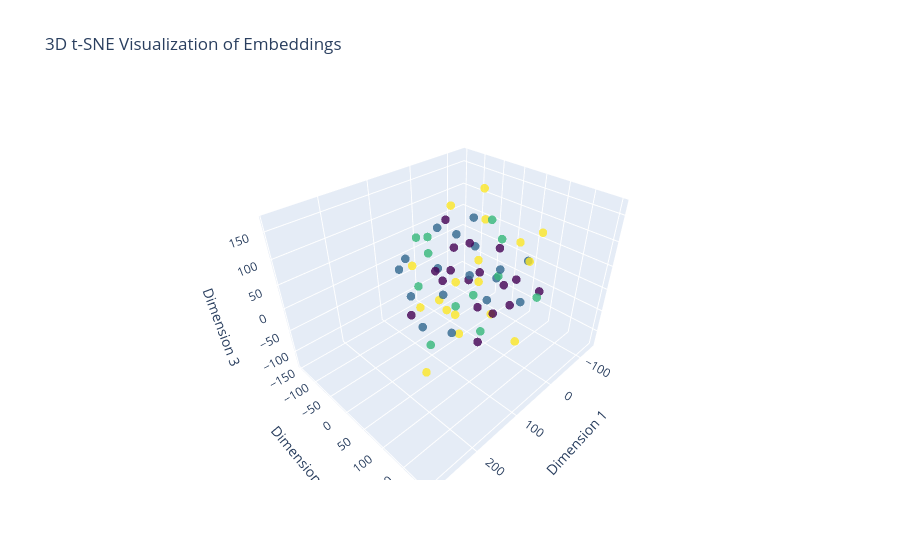

Source (notebook cell):
### Markdown cell above
This code snippet provides a summary for generating a 3D t-SNE visualization of embeddings using Plotly. It demonstrates how words that are similar to each other are positioned closer together.

### Code cell
# Get the first batch from the validation data
batch = next(iter(valid_dataloader))

# Extract the text and offsets from the batch
label, text, offsets = batch

# Send the data to the device (GPU if available)
text = text.to(device)
offsets = offsets.to(device)

# Get the embeddings bag output for the batch
embedded = model.embedding(text, offsets)

# Convert the embeddings tensor to a numpy array
embeddings_numpy = embedded.detach().cpu().numpy()

# Perform t-SNE on the embeddings to reduce their dimensionality to 3D.
X_embedded_3d = TSNE(n_components=3).fit_transform(embeddings_numpy)

# Create a 3D scatter plot using Plotly
trace = go.Scatter3d(
    x=X_embedded_3d[:, 0],
    y=X_embedded_3d[:, 1],
    z=X_embedded_3d[:, 2],
    mode='markers',
    marker=dict(
        size=5,
        color=label.numpy(),  # Use label information for color
        colorscale='Viridis',  # Choose a colorscale
        opacity=0.8
    )
)

layout = go.Layout(title="3D t-SNE Visualization of Embeddings",
                   scene=dict(xaxis_title='Dimension 1',
                              yaxis_title='Dimension 2',
                              zaxis_title='Dimension 3'))

fig = go.Figure(data=[trace], layout=layout)
fig.show()

### Figure 1 — Plotly figure (JSON) as saved in the notebook; plotly's stock layout.template omitted (floating-point values rounded to 4 significant figures)
{"data": [{"marker": {"color": [3, 1, 1, 3, 2, 3, 3, 2, 2, 0, 3, 2, 1, 3, 3, 1, 0, 3, 2, 1, 1, 2, 2, 0, 1, 0, 0, 3, 1, 3, 3, 0, 1, 3, 0, 0, 1, 3, 1, 2, 1, 1, 0, 1, 3, 0, 1, 3, 0, 1, 2, 3, 3, 1, 0, 3, 2, 2, 0, 0, 0, 2, 0, 0], "colorscale": [[0, "#440154"], [0.1111, "#482878"], [0.2222, "#3e4989"], [0.3333, "#31688e"], [0.4444, "#26828e"], [0.5556, "#1f9e89"], [0.6667, "#35b779"], [0.7778, "#6ece58"], [0.8889, "#b5de2b"], [1, "#fde725"]], "opacity": 0.8, "size": 5}, "mode": "markers", "type": "scatter3d", "x": [64.71, 62.87, -76.23, -53.36, -8.481, -97.73, 103.9, -1.564, -37.13, 16.16, -37.29, 10.58, 82.2, -36.7, 127.8, -102.0, -33.53, 3.789, -11.2, -82.03, -61.97, -107.2, 100.9, 57.13, 77.03, 45.19, 18.29, 288.3, 33.1, 43.19, -106.6, -64.85, 63.96, 111.1, -38.15, -2.574, 5.31, -39.75, 31.22, -78.77, 53.78, 86.6, 127.1, -90.97, 69.29, -33.4, -122.0, -8.434, 2.044, -136.3, -29.4, -90.65, 112.0, -55.83, 2.968, 2.904, -4.428, 63.72, 37.82, 53.88, -49.69, 128.5, -13.11, -27.85], "y": [111.8, -133.4, 8.135, -9.495, 29.07, 90.32, 75.72, 70.72, -69.88, 122.5, -1.36, -137.2, -76.59, 86.28, -12.13, 54.73, 138.9, -44.43, 3.98, -64.76, -2.122, -8.798, -30.14, 8.431, -93.0, 66.47, 17.1, 198.7, -50.29, -95.3, -65.83, -128.5, 28.67, 35.06, 56.78, 100.2, -79.52, -10.81, -38.16, 107.3, 8.369, -39.99, -23.22, -66.02, 10.41, -106.6, -18.9, 115.8, 2.544, 39.99, -146.6, 73.92, 74.61, -47.62, -90.04, -32.19, 46.52, -42.82, 58.65, 76.25, 32.22, 28.99, 54.79, -66.94], "z": [7.15, -15.91, -35.57, 99.26, -124.6, 92.16, -34.47, 33.69, -129.0, 59.35, 168.1, 35.83, -43.85, 94.78, 75.97, -85.65, 18.36, 134.5, -47.38, 73.61, -89.38, 36.55, 12.06, 44.42, 33.21, 61.33, 9.303, 92.32, 11.32, -102.4, -94.61, 52.49, 126.9, 20.91, -10.76, -16.17, 77.41, 15.2, -46.52, -34.88, -103.6, -98.16, -35.87, 3.272, -37.19, -76.59, -47.57, -97.38, 75.34, -6.491, -21.84, 26.62, 77.12, -45.41, -27.22, -109.2, 135.5, 94.2, -21.54, -84.65, 55.81, -74.39, -66.63, 25.55]}], "layout": {"scene": {"xaxis": {"title": {"text": "Dimension 1"}}, "yaxis": {"title": {"text": "Dimension 2"}}, "zaxis": {"title": {"text": "Dimension 3"}}}, "title": {"text": "3D t-SNE Visualization of Embeddings"}}}
